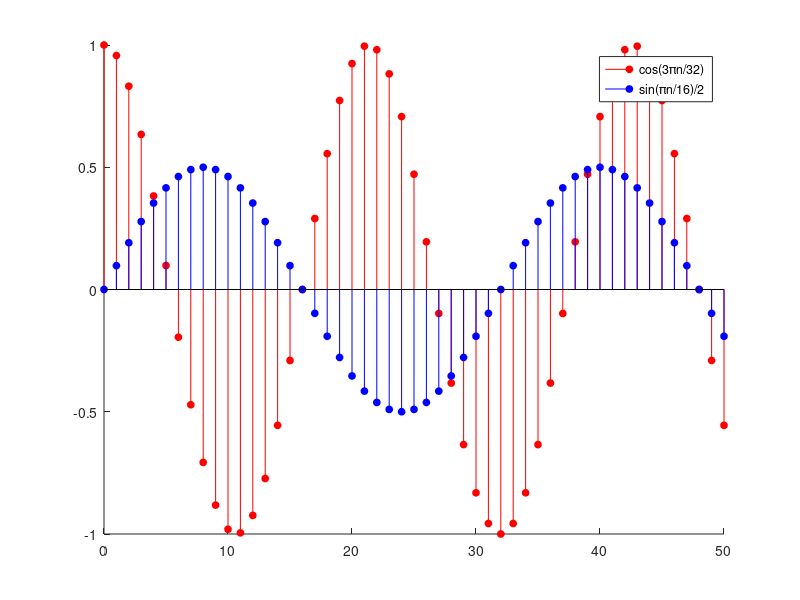

Write MATLAB code to recreate this figure.
figure
n = 0 : 50;
hold on
stem(n, cos(3/32 * pi * n), 'filled', 'r', 'markersize', 5);
stem(n, 0.5*sin(1/16 * pi * n), 'filled', 'b', 'markersize', 5);
hold off
legend('cos(3{\pi}n/32)', 'sin({\pi}n/16)/2');
print('output.pdf', '-dpdf', '-bestfit');
